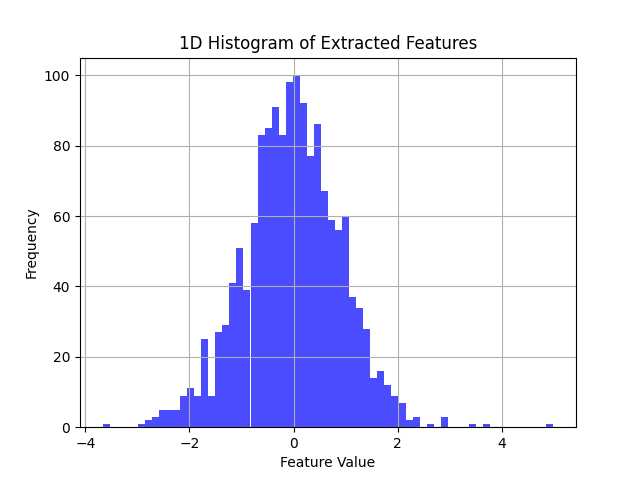
#> input picture histogram_1d_indoor_img.png, 640 x 480 px; the run also reads 1 picture not shown here
$ python sobel_filter_histo_folder.py --dir .   (older library calls are emulated)
#> lines starting #> are read from the running program, lines starting #| are printed output that depends on the picture
import cv2
import numpy as np
import matplotlib.pyplot as plt
import argparse
import os


def histogram_1d(img):
    image = img
    print("Image has dimensions: ", image.shape)
    max_val = np.max(image)
    print("Max value in image: ", max_val)
    min_val = np.min(image)
    print("Min value in image: ", min_val)
    img_flat = image.flatten()
    plt.figure()
    plt.xlabel("Value", fontsize=20)
    plt.ylabel("# of Pixels",fontsize=20)
    plt.hist(img_flat, bins=64, color='blue', alpha=0.7)
    plt.xlim([0, 256])
    plt.xticks(np.arange(min_val-1, max_val+1, step=16))
    plt.show()


def sobelize(src,scale=1,delta=0,ddepth=cv2.CV_16S):
    src = cv2.GaussianBlur(src, (2*scale+1, 2*scale+1), 0)

    gray = cv2.cvtColor(src, cv2.COLOR_BGR2GRAY)

    grad_x = cv2.Sobel(gray, ddepth, 1, 0, ksize=3, scale=scale, delta=delta, borderType=cv2.BORDER_DEFAULT)

    # Gradient-Y
    # grad_y = cv.Scharr(gray,ddepth,0,1)
    grad_y = cv2.Sobel(gray, ddepth, 0, 1, ksize=3, scale=scale, delta=delta, borderType=cv2.BORDER_DEFAULT)

    abs_grad_x = cv2.convertScaleAbs(grad_x)
    abs_grad_y = cv2.convertScaleAbs(grad_y)

    grad = cv2.addWeighted(abs_grad_x, 0.5, abs_grad_y, 0.5, 0)
    return grad


def main(dirr):
#> called with dirr = '.'
    img_names = os.listdir(dirr)
    img_paths = [os.path.join(dirr, img) for img in img_names]
    total_sobelizer=[]
    for img_path in img_paths:
        img = cv2.imread(img_path)
#> img is the input picture: shape (480, 640, 3); mean B, G, R 250.4, 228.9, 228.9
        img=cv2.resize(img,(1024,1024))
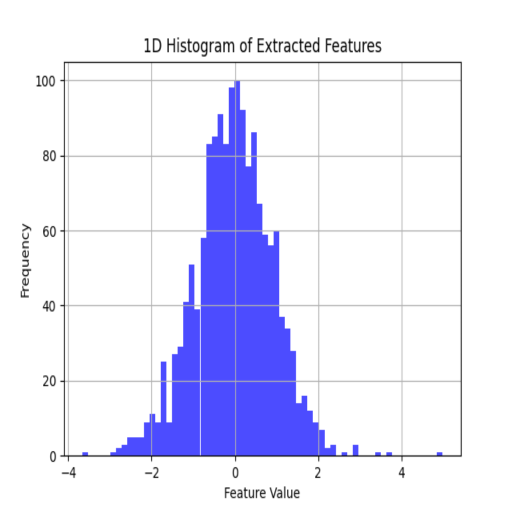
#> img: shape (1024, 1024, 3) (shown at 1/2 size); mean B, G, R 250.4, 228.9, 228.9
        sobelizer=sobelize(img)
#> in sobelize, `gray = cv2.cvtColor(src, cv2.COLOR_BGR2GRAY)`:
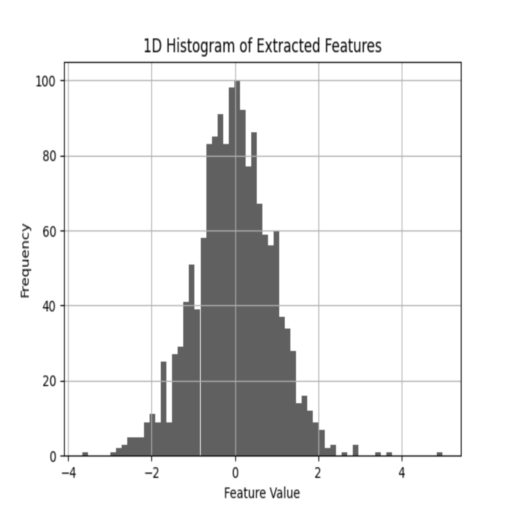
#> gray: shape (1024, 1024) (shown at 1/2 size); min 13, max 255, mean 231.3
#> in sobelize, `grad_x = cv2.Sobel(gray, ddepth, 1, 0, ksize=3, scale=scale, delta=del..`:
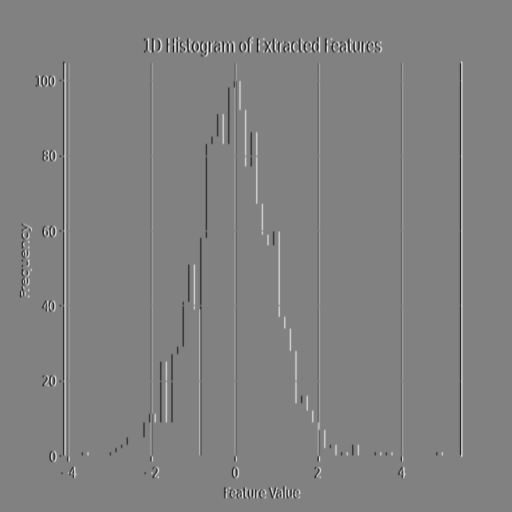
#> grad_x: shape (1024, 1024) int16 (shown at 1/2 size); min -706, max 679, mean 0; drawn with min black and max white
#> in sobelize, `grad_y = cv2.Sobel(gray, ddepth, 0, 1, ksize=3, scale=scale, delta=del..`:
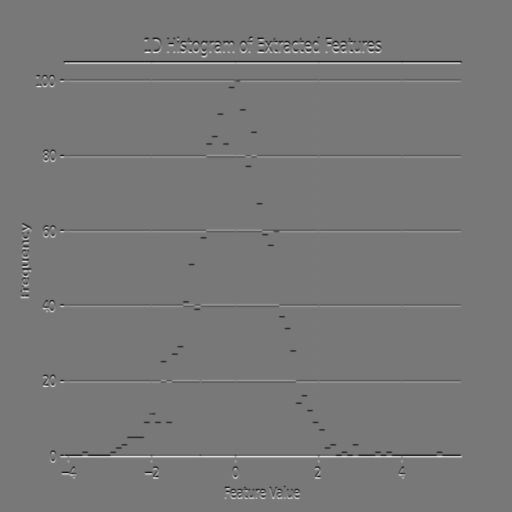
#> grad_y: shape (1024, 1024) int16 (shown at 1/2 size); min -642, max 711, mean 0; drawn with min black and max white
#> in sobelize, `abs_grad_x = cv2.convertScaleAbs(grad_x)`:
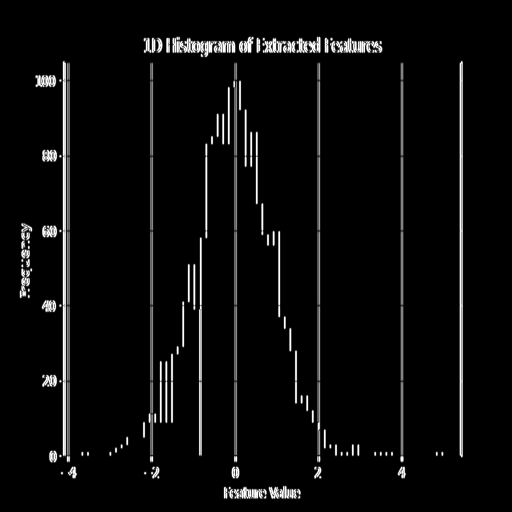
#> abs_grad_x: shape (1024, 1024) (shown at 1/2 size); min 0, max 255, mean 10.9
#> in sobelize, `abs_grad_y = cv2.convertScaleAbs(grad_y)`:
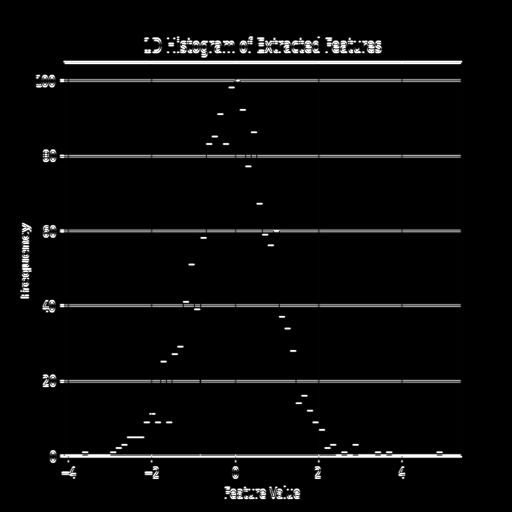
#> abs_grad_y: shape (1024, 1024) (shown at 1/2 size); min 0, max 255, mean 8.9
#> in sobelize, `grad = cv2.addWeighted(abs_grad_x, 0.5, abs_grad_y, 0.5, 0)`:
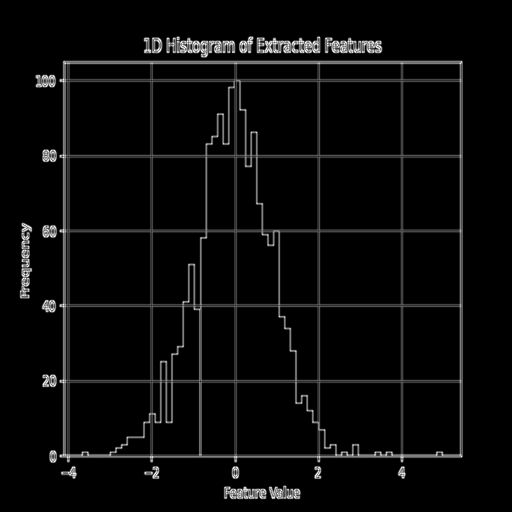
#> grad: shape (1024, 1024) (shown at 1/2 size); min 0, max 255, mean 9.9
        total_sobelizer.append(sobelizer)
#> pass 2 of the loop in main, `for img_path in img_paths:`:
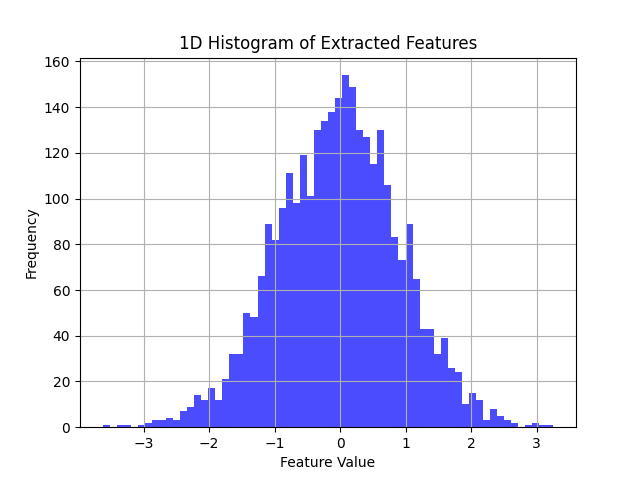
#> input picture histogram_1d_outdoor_img.png, 640 x 480 px
#> in main, img is the input picture: shape (480, 640, 3); mean B, G, R 249.5, 221.9, 221.9
#> img: shape (1024, 1024, 3)
#> in sobelize (call 2), `grad_y = cv2.Sobel(gray, ddepth, 0, 1, ksize=3, scale=scale, delta=del..`:
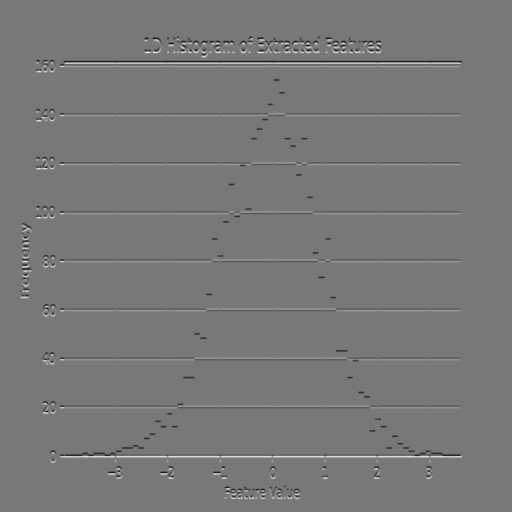
#> grad_y: shape (1024, 1024) int16 (shown at 1/2 size); min -642, max 711, mean 0; drawn with min black and max white
#> in sobelize (call 2), `grad = cv2.addWeighted(abs_grad_x, 0.5, abs_grad_y, 0.5, 0)`:
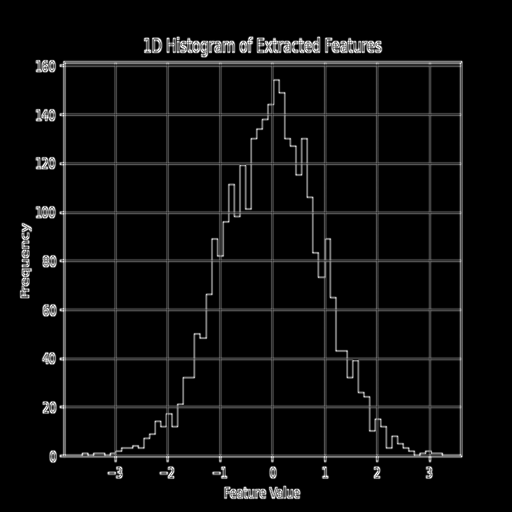
#> grad: shape (1024, 1024) (shown at 1/2 size); min 0, max 255, mean 11.7

    total_sobelizer=np.concatenate(total_sobelizer,axis=0)
    histogram_1d(total_sobelizer)

if __name__ == "__main__":
    parser=argparse.ArgumentParser()
    parser.add_argument("--dir", type=str, required=True)
    args=parser.parse_args()
#> (the run stopped early here; a loop or call above may not have finished)
